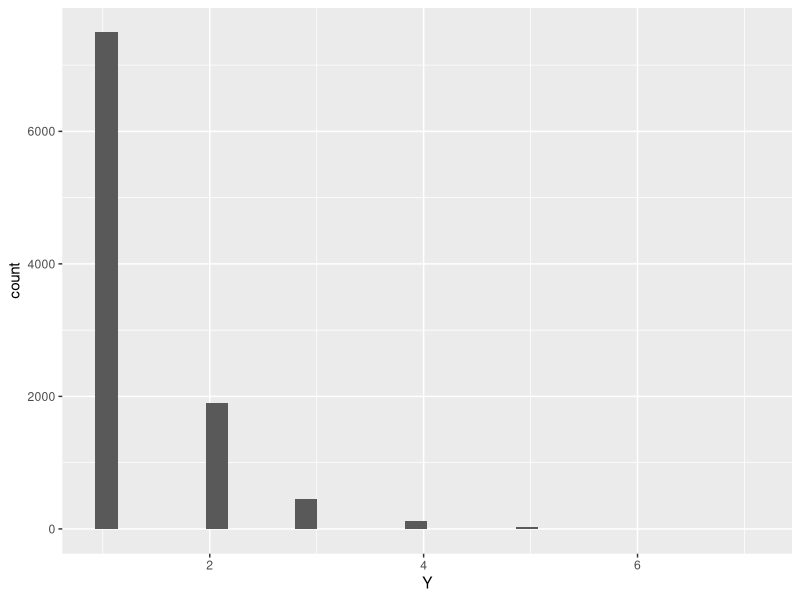
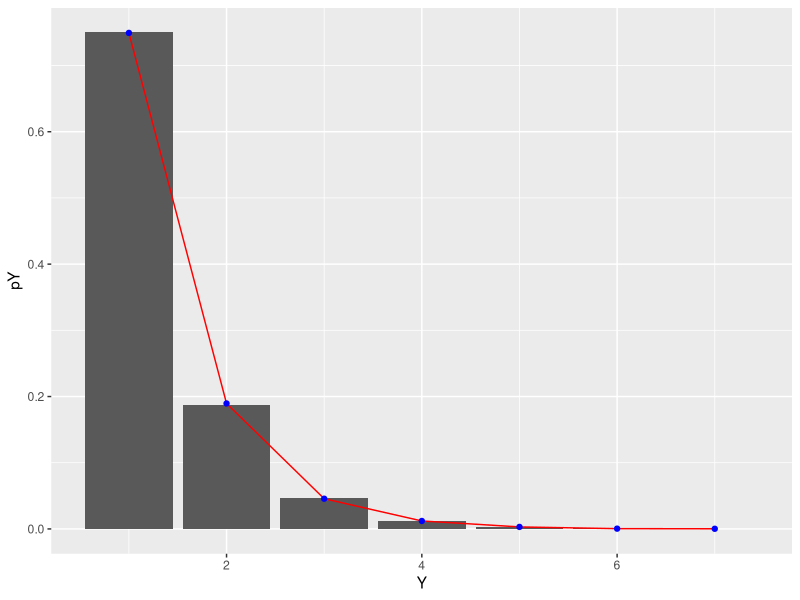

These charts were generated, in order, by the following R code:
## ---- chunk 1
library(tidyverse)
## ---- chunk 2
#use set.seed() to set a random seed

#conduct simulations you strategized in group work (Task 2)

## ---- chunk 3
set.seed(437)
#initialize empty vector 
#will fill with the # of trials needed to reach first success
Y <- c()
for(i in 1:10000){
  #initialize the # of successes and # of trials to be 0
  num_successes <- 0
  trials <- 0
  
  #while # of successes remains 0,
  #generate a new observation x of a bernoulli random variable
  #update the number of trials
  #once x = TRUE, num_successes will be updated to 1
  #and while loop will end
  while(num_successes < 1){
    x <- rbernoulli(1, .75)
    num_successes <- num_successes + x
    trials <- trials + 1
  }
  
  #fill element i of the vector Y with the number of trials
  #it took to reach the first success
  Y[i] <- trials
  #for loop repeats this process 10,000 times
}

#place simulation results in a dataframe
sims_Y <- data.frame(Y)

#plot simulation results
ggplot(sims_Y, aes(x = Y)) +
  geom_histogram()
## ---- chunk 4
#calculate the theoretical probabilities from the pmf
#create vector with all possible values of Y from the simulations
support_Y <- seq(1, max(Y))
support_Y
#probability of one success and y-1 failures
#calculated for each value of y in the support
pY <-  .75*(.25)^(support_Y-1)
pY
prob_dist_Y <- data.frame(Y = support_Y, 
                    pY)

#add a column with the simulated relative frequencies
prob_dist_Y$pY_sims <- proportions(table(sims_Y))

prob_dist_Y

#plot the theoretical probabilites on top of the simulated distribution
ggplot(prob_dist_Y) +
  geom_col(aes(x = Y, y = pY)) +
  geom_line(aes(x = Y, y = pY_sims), color = "red") +
  geom_point(aes(x = Y, y = pY_sims), color = "blue")
## ---- chunk 5

